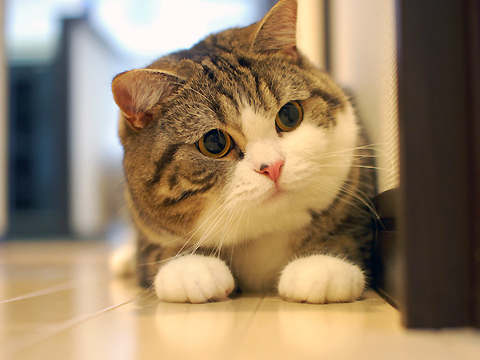
#> input picture opencv/01_io/code/cat.jpg, 480 x 360 px
$ python io_image01.py
#> lines starting #> are read from the running program, lines starting #| are printed output that depends on the picture
import os
import cv2


def show_img_jupyter(img):
    image_rgb = cv2.cvtColor(img, cv2.COLOR_BGR2RGB)
    cv2.imshow('image', image_rgb)
    cv2.waitKey(0)
    cv2.destroyAllWindows()


def show_img_jupyter_no_convert(img):
    cv2.imshow('image', img)
    cv2.waitKey(0)
    cv2.destroyAllWindows()

def show_img_OpenCV(img):
    cv2.imshow('My Image', img)
    cv2.waitKey(0)
    cv2.destroyAllWindows()

def crop_img(img):

    # left, right
    x_l, x_r = 100,400

    # up, down
    y_u, y_d = 0, 300

    # crop image
    crop_img = img[y_u:y_d, x_l:x_r]  # notice: first y, then x

    return crop_img

def img_processing(img):
    img = crop_img(img)
    return img

file_name = "cat.jpg"

origin_img = cv2.imread(file_name)
#> origin_img is the input picture: shape (360, 480, 3); mean B, G, R 102.9, 131.3, 153
show_img_jupyter(origin_img)
show_img_jupyter_no_convert(origin_img) # 未轉換顏色通道 BGR -> RGB
result_img = img_processing(origin_img)
#> in crop_img, `crop_img = img[y_u:y_d, x_l:x_r]`:
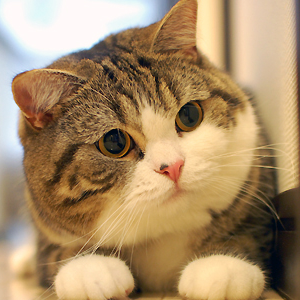
#> crop_img: shape (300, 300, 3); mean B, G, R 104.9, 141.3, 169.4
show_img_jupyter(result_img)
cv2.imwrite('out.jpg', result_img)
